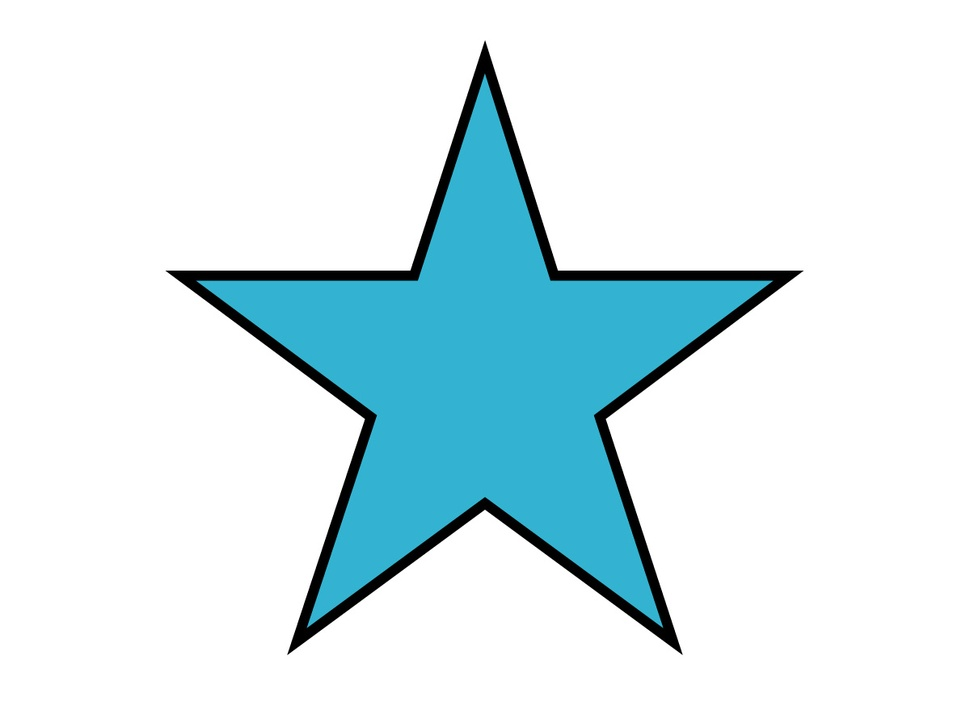
#> input picture AI_Source/AI_01/6_1_OpenCV/images/star.jpg, 970 x 727 px, shrunk from 1200 x 900 before the run
$ python OpenCV_convexHull.py
#> lines starting #> are read from the running program, lines starting #| are printed output that depends on the picture; after the words box and inside, x2 and y2 are one past the last pixel; in counts of white or black regions, pixels touching at a corner belong together
import cv2

img = cv2.imread('./images/star.jpg')
#> img is the input picture: shape (727, 970, 3); mean B, G, R 239.8, 235, 216.2
img1 = img.copy()
img_gray = cv2.cvtColor(img, cv2.COLOR_BGR2GRAY)
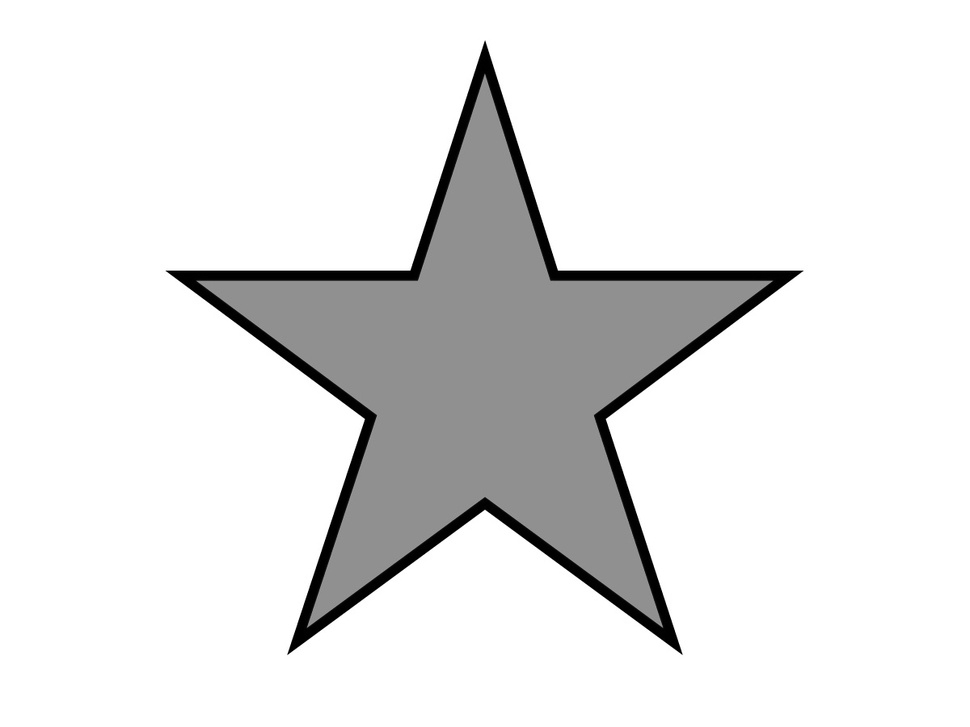
#> img_gray: shape (727, 970); min 0, max 255, mean 230
ret, thresh = cv2.threshold(img_gray, 127, 255, 0)
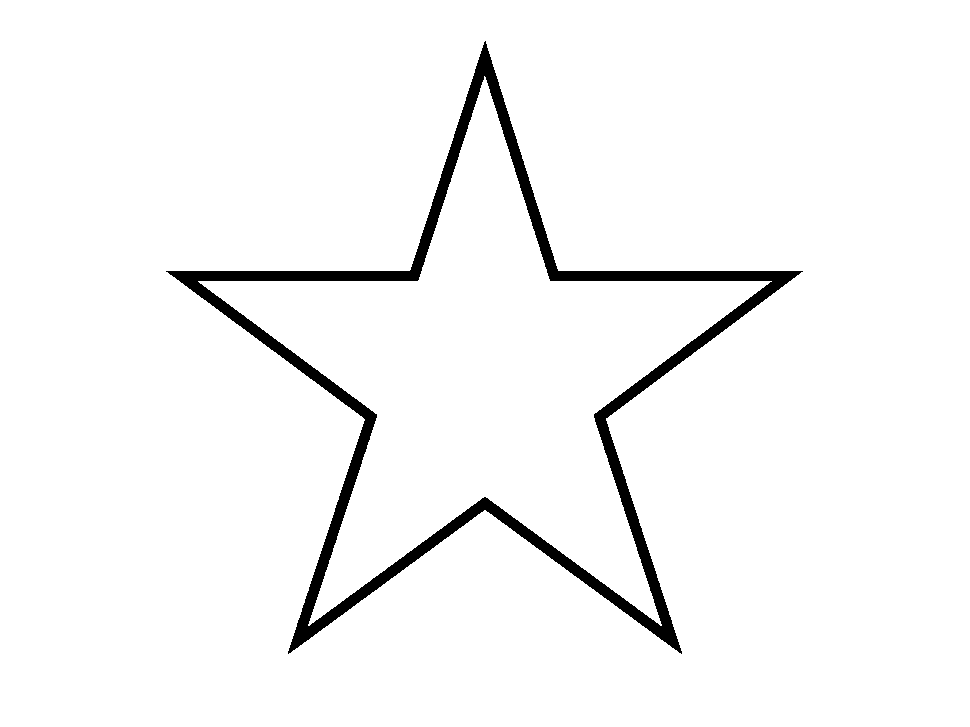
#> thresh: shape (727, 970); 96.5% white; 1 black region
contours, _ = cv2.findContours(thresh, cv2.RETR_TREE, cv2.CHAIN_APPROX_SIMPLE)
#> contours = 3 contours; box (x1, y1, x2, y2) and area: (0, 0, 970, 727) 703494, (165, 40, 804, 655) 129530, (198, 76, 772, 626) 102965
contour = contours[1]
#> contour = contour of 1023 points, box (x1, y1, x2, y2) (165, 40, 804, 655), area 129530

cv2.drawContours(img, [contour], 0, (0, 0, 255), 3)
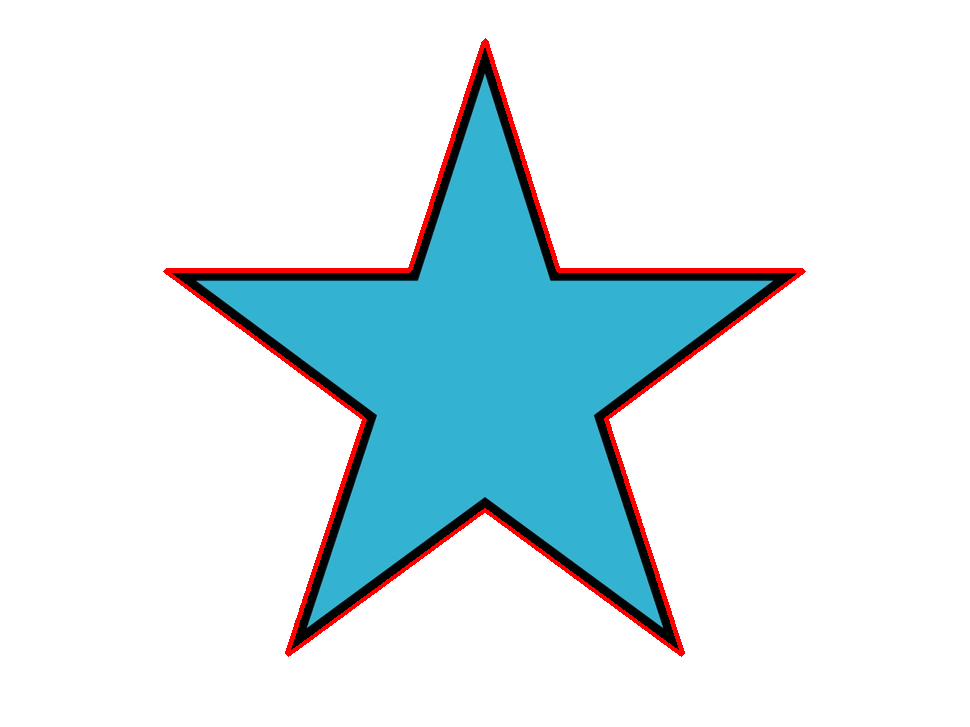
#> img: shape (727, 970, 3); 1.56% of pixels changed, all inside (x1, y1, x2, y2) = (163, 38, 806, 657)

check = cv2.isContourConvex(contour)
#> check = False

if not check:
  hull = cv2.convexHull(contour)
#> hull = contour of 9 points, box (x1, y1, x2, y2) (165, 40, 804, 655), area 271474
  cv2.drawContours(img1, [hull], 0, (0, 0, 255), 3)
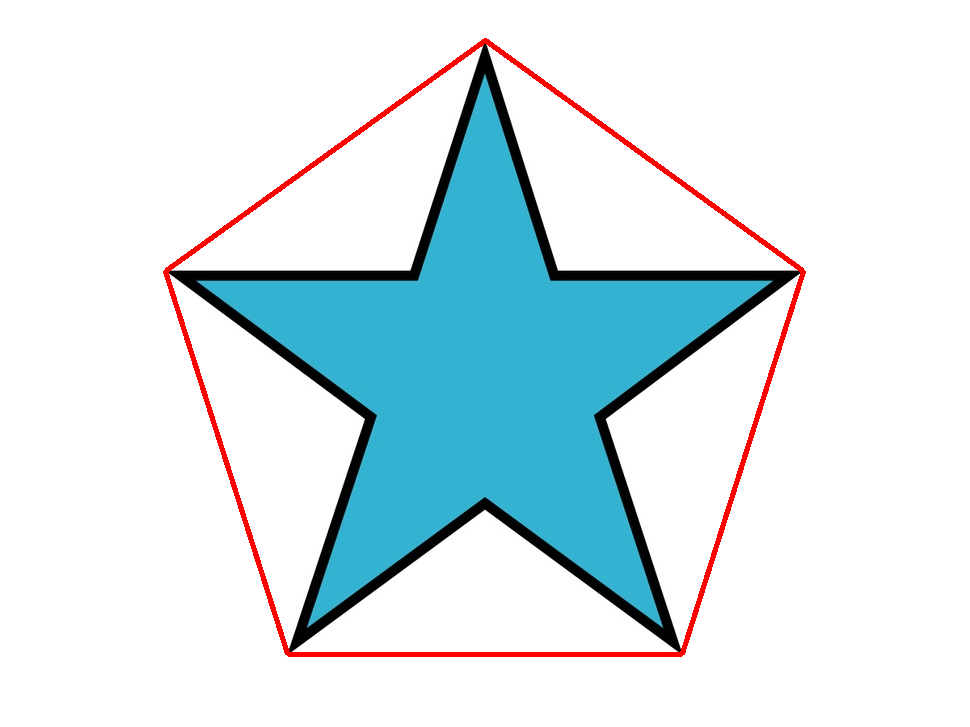
#> img1: shape (727, 970, 3); 1.45% of pixels changed, all inside (x1, y1, x2, y2) = (163, 38, 806, 657)

  cv2.imshow('convexHull', img1)

cv2.imshow('contour', img)
cv2.waitKey()
cv2.destroyAllWindows()
